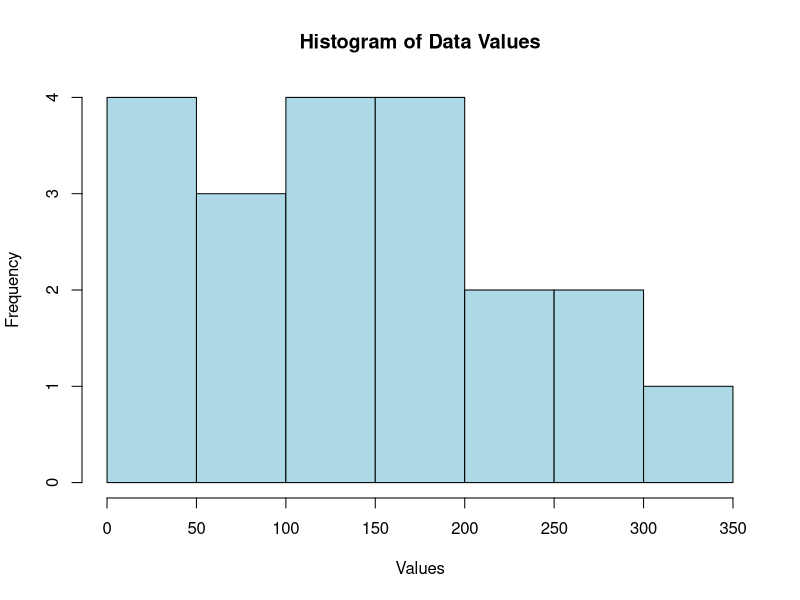

Write the R code that produced this figure.
# HISTOGRAM
# Create dataframe
data <- data.frame(
  Years = c(2015, 2016, 2017, 2018, 2019),
  Sales = c(100, 150, 200, 180, 250),
  Profit = c(20, 30, 50, 40, 60),
  Expenses = c(80, 120, 150, 140, 190),
  Customers = c(200, 240, 300, 280, 350)
)

View(data)
v_data <- as.vector(as.matrix(data[, c("Sales", "Profit", "Expenses", "Customers")]))

hist(v_data,breaks=10,
     main = "Histogram of Data Values",
     xlab = "Values",
     ylab = "Frequency",
     col = "lightblue",
     border = "black")
